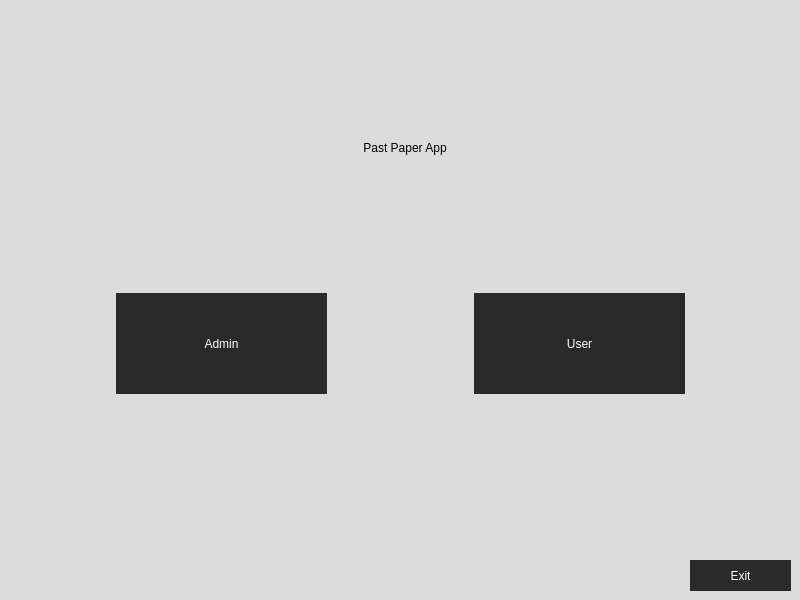
<?xml version="1.0" encoding="UTF-8"?>
<ui version="4.0">
 <class>Selection</class>
 <widget class="QMainWindow" name="Selection">
  <property name="geometry">
   <rect>
    <x>0</x>
    <y>0</y>
    <width>800</width>
    <height>600</height>
   </rect>
  </property>
  <property name="windowTitle">
   <string>Selection</string>
  </property>
  <property name="styleSheet">
   <string notr="true">background-color:rgb(220, 220, 220)</string>
  </property>
  <widget class="QWidget" name="centralwidget">
   <property name="minimumSize">
    <size>
     <width>800</width>
     <height>600</height>
    </size>
   </property>
   <layout class="QVBoxLayout" name="verticalLayout">
    <item>
     <spacer name="verticalSpacer_3">
      <property name="orientation">
       <enum>Qt::Orientation::Vertical</enum>
      </property>
      <property name="sizeHint" stdset="0">
       <size>
        <width>20</width>
        <height>59</height>
       </size>
      </property>
     </spacer>
    </item>
    <item>
     <layout class="QHBoxLayout" name="horizontalLayout">
      <item>
       <spacer name="horizontalSpacer">
        <property name="orientation">
         <enum>Qt::Orientation::Horizontal</enum>
        </property>
        <property name="sizeHint" stdset="0">
         <size>
          <width>78</width>
          <height>20</height>
         </size>
        </property>
       </spacer>
      </item>
      <item>
       <widget class="QPushButton" name="Ttile">
        <property name="enabled">
         <bool>true</bool>
        </property>
        <property name="minimumSize">
         <size>
          <width>648</width>
          <height>106</height>
         </size>
        </property>
        <property name="styleSheet">
         <string notr="true">QPushButton
{
	color:BLACK;
	background-color:rgb(220, 220, 220);
	border:none;
	font: 700 72pt &quot;Britannic&quot;;
}

QPushButton:hover
{
	color:WHITE;
	background-color:rgb(220, 220, 220);
	border:none;
	font: 700 72pt &quot;Britannic&quot;;
}</string>
        </property>
        <property name="text">
         <string>Past Paper App</string>
        </property>
       </widget>
      </item>
      <item>
       <spacer name="horizontalSpacer_2">
        <property name="orientation">
         <enum>Qt::Orientation::Horizontal</enum>
        </property>
        <property name="sizeHint" stdset="0">
         <size>
          <width>68</width>
          <height>20</height>
         </size>
        </property>
       </spacer>
      </item>
     </layout>
    </item>
    <item>
     <spacer name="verticalSpacer">
      <property name="orientation">
       <enum>Qt::Orientation::Vertical</enum>
      </property>
      <property name="sizeHint" stdset="0">
       <size>
        <width>20</width>
        <height>80</height>
       </size>
      </property>
     </spacer>
    </item>
    <item>
     <layout class="QGridLayout" name="gridLayout">
      <item row="0" column="4">
       <spacer name="horizontalSpacer_5">
        <property name="orientation">
         <enum>Qt::Orientation::Horizontal</enum>
        </property>
        <property name="sizeHint" stdset="0">
         <size>
          <width>92</width>
          <height>17</height>
         </size>
        </property>
       </spacer>
      </item>
      <item row="0" column="2">
       <spacer name="horizontalSpacer_6">
        <property name="orientation">
         <enum>Qt::Orientation::Horizontal</enum>
        </property>
        <property name="sizeHint" stdset="0">
         <size>
          <width>141</width>
          <height>17</height>
         </size>
        </property>
       </spacer>
      </item>
      <item row="0" column="3">
       <widget class="QPushButton" name="User_Button">
        <property name="minimumSize">
         <size>
          <width>211</width>
          <height>101</height>
         </size>
        </property>
        <property name="styleSheet">
         <string notr="true">QPushButton
{
	color:WHITE;
	background-color:rgb(42, 42, 42);
	border:none;
	font: 700 40pt &quot;Simple Jut Out&quot;;
}

QPushButton:hover
{
	color:WHITE;
	background-color:rgb(55, 55, 55);
	border:none;
	font: 700 40pt &quot;Simple Jut Out&quot;;
}

QPushButton:pressed
{
	color:WHITE;
	background-color:rgb(42, 42, 42);
	border:none;
	font: 700 40pt &quot;Simple Jut Out&quot;;
}</string>
        </property>
        <property name="text">
         <string>User</string>
        </property>
       </widget>
      </item>
      <item row="0" column="0">
       <spacer name="horizontalSpacer_3">
        <property name="orientation">
         <enum>Qt::Orientation::Horizontal</enum>
        </property>
        <property name="sizeHint" stdset="0">
         <size>
          <width>92</width>
          <height>17</height>
         </size>
        </property>
       </spacer>
      </item>
      <item row="0" column="1">
       <widget class="QPushButton" name="Admin_Button">
        <property name="minimumSize">
         <size>
          <width>211</width>
          <height>101</height>
         </size>
        </property>
        <property name="styleSheet">
         <string notr="true">QPushButton
{
	color:WHITE;
	background-color:rgb(42, 42, 42);
	border:none;
	font: 700 40pt &quot;Simple Jut Out&quot;;
}

QPushButton:hover
{
	color:WHITE;
	background-color:rgb(55, 55, 55);
	border:none;
	font: 700 40pt &quot;Simple Jut Out&quot;;
}

QPushButton:pressed
{
	color:WHITE;
	background-color:rgb(42, 42, 42);
	border:none;
	font: 700 40pt &quot;Simple Jut Out&quot;;
}</string>
        </property>
        <property name="text">
         <string>Admin</string>
        </property>
       </widget>
      </item>
     </layout>
    </item>
    <item>
     <spacer name="verticalSpacer_2">
      <property name="orientation">
       <enum>Qt::Orientation::Vertical</enum>
      </property>
      <property name="sizeHint" stdset="0">
       <size>
        <width>20</width>
        <height>160</height>
       </size>
      </property>
     </spacer>
    </item>
    <item>
     <layout class="QHBoxLayout" name="horizontalLayout_2">
      <item>
       <spacer name="horizontalSpacer_4">
        <property name="orientation">
         <enum>Qt::Orientation::Horizontal</enum>
        </property>
        <property name="sizeHint" stdset="0">
         <size>
          <width>668</width>
          <height>22</height>
         </size>
        </property>
       </spacer>
      </item>
      <item>
       <widget class="QPushButton" name="Exit">
        <property name="minimumSize">
         <size>
          <width>101</width>
          <height>31</height>
         </size>
        </property>
        <property name="styleSheet">
         <string notr="true">QPushButton
{
	color:WHITE;
	background-color:rgb(42, 42, 42);
	border:none;
	font: 700 15pt &quot;Simple Jut Out&quot;;
}

QPushButton:hover
{
	color:WHITE;
	background-color:rgb(55, 55, 55);
	border:none;
	font: 700 15pt &quot;Simple Jut Out&quot;;
}

QPushButton:pressed
{
	color:WHITE;
	background-color:rgb(42, 42, 42);
	border:none;
	font: 700 15pt &quot;Simple Jut Out&quot;;
}</string>
        </property>
        <property name="text">
         <string>Exit</string>
        </property>
       </widget>
      </item>
     </layout>
    </item>
   </layout>
  </widget>
 </widget>
 <resources/>
 <connections/>
 <slots>
  <slot>Admin_Button_Is_Clicked()</slot>
 </slots>
</ui>
